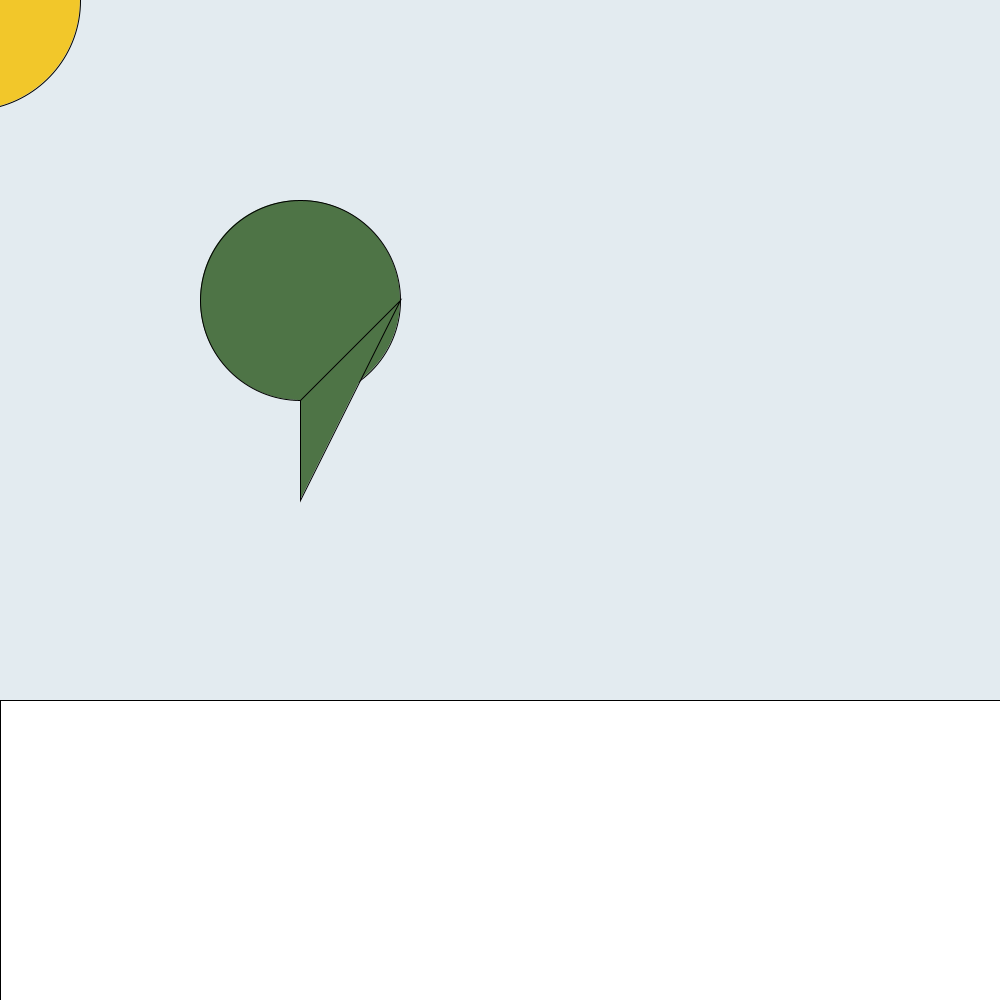
Frame 1 (no input)
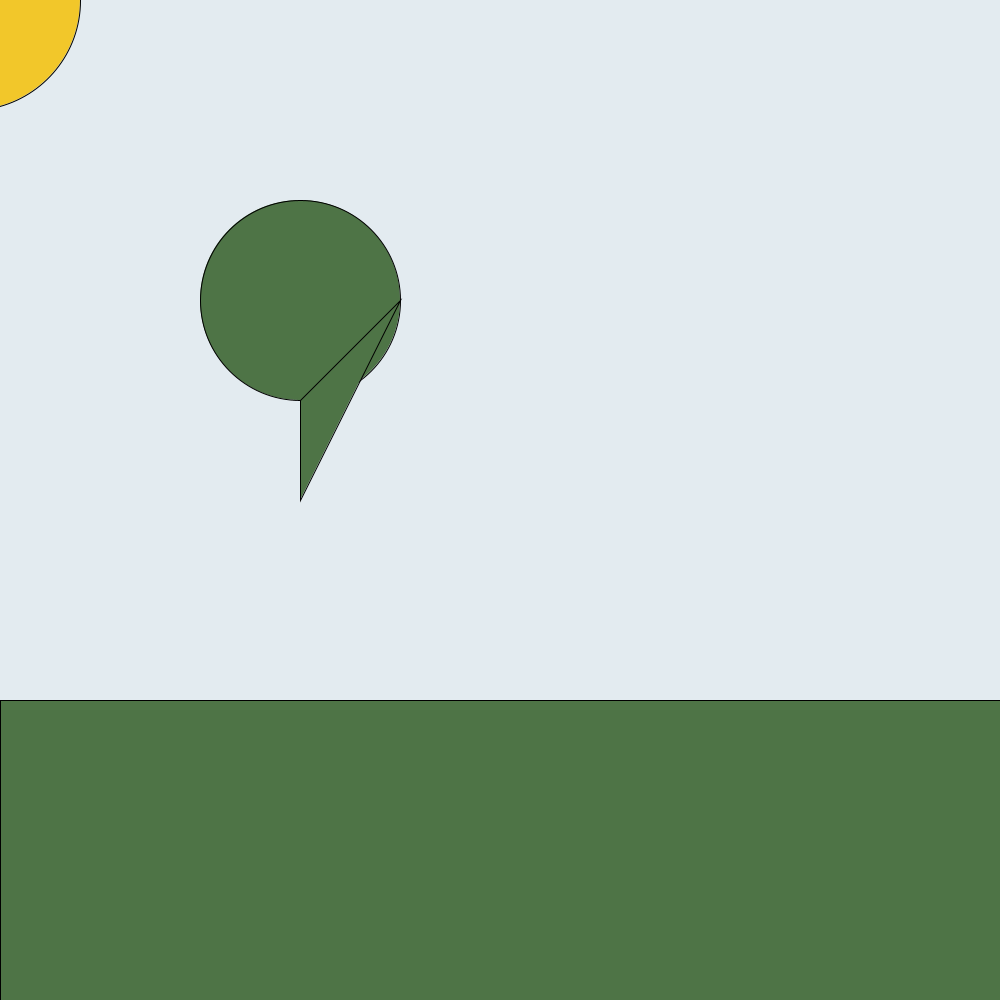
Frame 60 (the mouse pressed at the canvas centre just before this capture)
Frame 120 (the mouse held since frame 60 and released just before this capture): identical to frame 60, image omitted

The Processing sketch that drew these frames (run headless with seeded random() and noise(); from frame 60 on, the mouse is pressed at the canvas centre):

// Processing sketch: sketch_230323a
// ── sketch_230323a.pde
//ADALAYDE SCOTT | Mrch 23 2023 | Drawing Assignment

void setup() {
  size(1000,1000);
}

void draw() {
  background(#E3EBF0);
  drawCreature(mouseX,mouseY);
  //drawCreature(200,500);
  //drawCreature(random(width),random(height));
 
}

void drawCreature(float x, float y) {
  //ellipse(x,y,100,100);//Draws the head
  //ellipse(x-20, y-20,15,15);//Draws the left eye
  //ellipse(x+20, y-20,15,15);//Draws the right eye
  //line(x-20,y+20, x+20,y+20);//Draws the mouth
  rect(0,700,1000,500);
  fill(#F2C72A);
  ellipse(-30, 0, 220, 220);
  fill(#4E7446);
  ellipse(300,300,200,200);//bird head
  triangle(300, 500, 300, 400, 400, 300);//bird beak
  //ellipse();//bird eye
  //ellipse();//bird body
  //triangle();//bird wings
  //line();//bird leg #1
  //line();//bird leg #2
  //line();//bird talon
  //line();//bird talon
  //line();//bird talon
  //line();//bird talon
  //line();//bird talon
  //line();//bird talon

  
}
